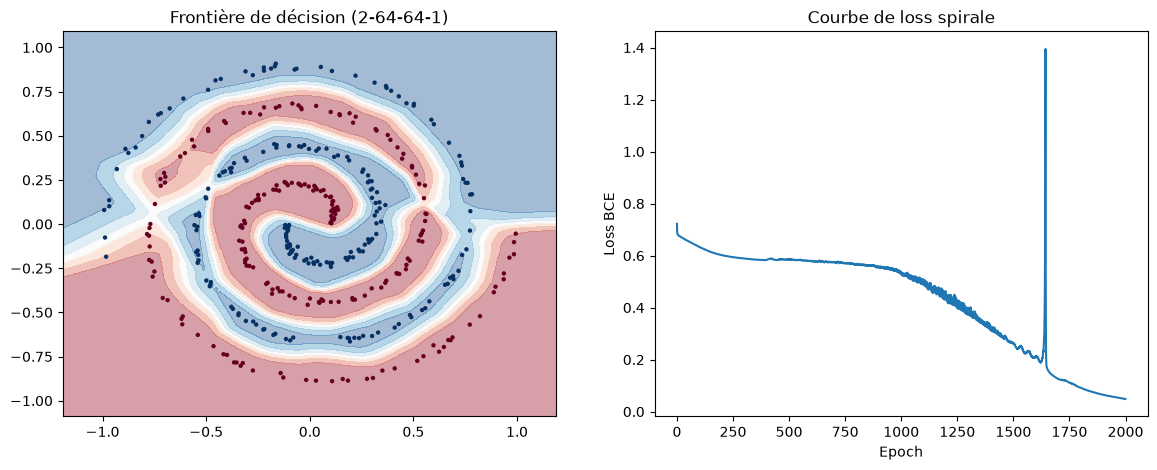

Write the Python code that produced this figure.
"""Phase 4 : spirale 2D, frontière non-linéaire visualisée.

Réseau 2-64-64-1, ReLU en couches cachées, initialisation He.
Un réseau trop petit (2-2-1) sous-fitterait visiblement : la frontière
serait grossière et incapable de suivre les spirales.
"""
import numpy as np
import matplotlib
matplotlib.use('Agg')
import matplotlib.pyplot as plt


def generate_spiral(n_points=200, noise=0.1, seed=42):
    """Génère deux spirales entrelacées : classe 0 et classe 1."""
    np.random.seed(seed)
    n = n_points // 2
    theta0 = np.linspace(0, 4 * np.pi, n) + np.random.randn(n) * noise
    theta1 = np.linspace(0, 4 * np.pi, n) + np.random.randn(n) * noise + np.pi
    r = np.linspace(0.1, 1.0, n)
    X0 = np.c_[r * np.cos(theta0), r * np.sin(theta0)]
    X1 = np.c_[r * np.cos(theta1), r * np.sin(theta1)]
    X = np.vstack([X0, X1])
    y = np.hstack([np.zeros(n), np.ones(n)])
    return X, y


def sigmoid(x):
    return 1 / (1 + np.exp(-x))


def relu(x):
    return np.maximum(0, x)


def relu_grad(x):
    # Dérivée de ReLU : 1 si x > 0, sinon 0
    return (x > 0).astype(float)


def bce_loss(y_true, y_pred):
    y_pred = np.clip(y_pred, 1e-7, 1 - 1e-7)
    return -np.mean(y_true * np.log(y_pred) + (1 - y_true) * np.log(1 - y_pred))


X, y = generate_spiral(n_points=400, noise=0.15)
n = len(y)

# Architecture 2-64-64-1 avec initialisation He (std = sqrt(2 / n_entrées))
np.random.seed(42)
W1 = np.random.randn(2, 64) * np.sqrt(2 / 2)
b1 = np.zeros(64)
W2 = np.random.randn(64, 64) * np.sqrt(2 / 64)
b2 = np.zeros(64)
W3 = np.random.randn(64, 1) * np.sqrt(2 / 64)
b3 = np.zeros(1)

# lr=0.01 avec gradient moyenné sur 400 points -> pas trop petits (71% en
# 2000 epochs). Avec lr=0.3 le réseau atteint >99% sur les mêmes 2000 epochs.
lr = 0.3
n_epochs = 2000
losses = []

for epoch in range(n_epochs):
    # Forward — 3 couches
    z1 = X @ W1 + b1
    a1 = relu(z1)
    z2 = a1 @ W2 + b2
    a2 = relu(z2)
    z3 = a2 @ W3 + b3
    y_pred = sigmoid(z3).flatten()

    loss = bce_loss(y, y_pred)
    losses.append(loss)

    # Backward — on remonte les gradients couche par couche
    err3 = (y_pred - y).reshape(-1, 1)          # [n, 1]
    dW3 = a2.T @ err3 / n                       # [64, 1]
    db3 = err3.mean(axis=0)                     # [1,]

    err2 = (err3 @ W3.T) * relu_grad(z2)        # [n, 64]
    dW2 = a1.T @ err2 / n                       # [64, 64]
    db2 = err2.mean(axis=0)                     # [64,]

    err1 = (err2 @ W2.T) * relu_grad(z1)        # [n, 2] -> [n, 64]
    dW1 = X.T @ err1 / n                        # [2, 64]
    db1 = err1.mean(axis=0)                     # [64,]

    # Mise à jour
    W1 -= lr * dW1; b1 -= lr * db1
    W2 -= lr * dW2; b2 -= lr * db2
    W3 -= lr * dW3; b3 -= lr * db3

    if epoch % 500 == 0:
        acc = np.mean((y_pred > 0.5) == y)
        print(f"Epoch {epoch:4d} | Loss: {loss:.4f} | Accuracy: {acc:.2%}")

# Frontière de décision (code fourni)
h = 0.02
xx, yy = np.meshgrid(np.arange(X[:, 0].min() - 0.2, X[:, 0].max() + 0.2, h),
                     np.arange(X[:, 1].min() - 0.2, X[:, 1].max() + 0.2, h))
grid = np.c_[xx.ravel(), yy.ravel()]
a1g = relu(np.dot(grid, W1) + b1)
a2g = relu(np.dot(a1g, W2) + b2)
zg = sigmoid(np.dot(a2g, W3) + b3).reshape(xx.shape)

fig, axes = plt.subplots(1, 2, figsize=(14, 5))
axes[0].contourf(xx, yy, zg, alpha=0.4, cmap='RdBu')
axes[0].scatter(X[:, 0], X[:, 1], c=y, cmap='RdBu', s=10, edgecolors='none')
axes[0].set_title("Frontière de décision (2-64-64-1)")
axes[1].plot(losses)
axes[1].set_xlabel("Epoch"); axes[1].set_ylabel("Loss BCE")
axes[1].set_title("Courbe de loss spirale")
plt.savefig("phase4_spirale.png", dpi=100, bbox_inches='tight')

print(f"\nLoss finale : {losses[-1]:.4f}")
print(f"Accuracy finale : {np.mean((y_pred > 0.5) == y):.2%}")

# Scénario adversarial (noté après test) : avec noise=0.5 à la génération,
# les spirales se chevauchent : la frontière devient irrégulière et
# l'accuracy chute nettement sous les ~90% de la version propre — le réseau
# ne peut pas séparer ce qui n'est plus séparable dans les données.
